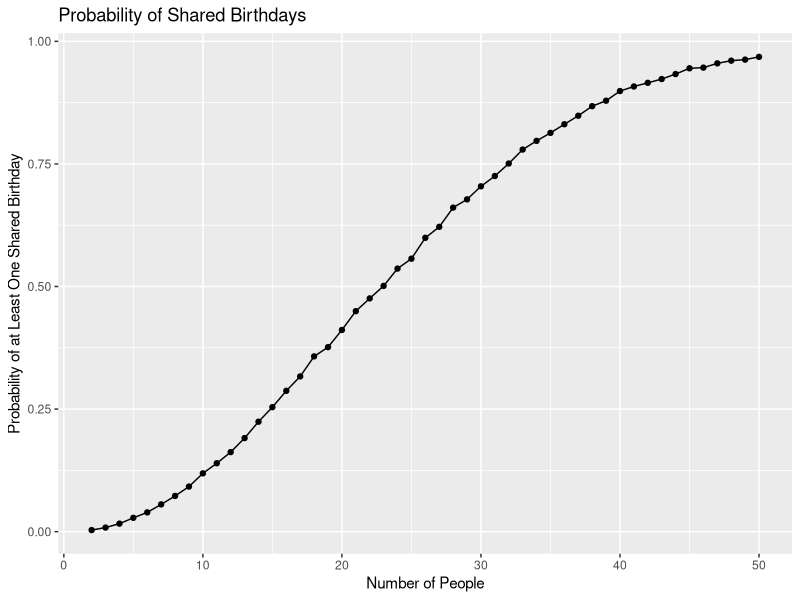

Here is the R script that generated this plot: (Note: this script raises an error after producing the figure.)
## ---- chunk 1
library(tidyverse)
## ---- chunk 2
birthday_repeated = function(n) {
  birthdays = sample(1:365, size = n, replace = TRUE)
  length(unique(birthdays)) < n
}
## ---- chunk 3
birthday_results_df =
  crossing(
    number_of_people = 2:50,
    iter = 1:10000
  ) |>
  mutate(
    repeated = map_lgl(number_of_people, birthday_repeated)
  )
## ---- chunk 4
birthday_results_df |>
  group_by(number_of_people) |>
  summarize(
    prob_of_repeat = mean(repeated)
  ) |>
  ggplot(aes(x = number_of_people, y = prob_of_repeat)) +
  geom_point() +
  geom_line() +
  labs(
    title = "Probability of Shared Birthdays",
    x = "Number of People",
    y = "Probability of at Least One Shared Birthday"
  )
## ---- chunk 5
unzip("hw5_data.zip", exdir = "hw5_data")
## ---- chunk 6
file_names <- list.files(
  "hw5_data/data",
  full.names = TRUE
)

study_df <- tibble(
  file_name = file_names
)
## ---- chunk 7
study_df = study_df |>
  mutate(
    data = map(file_name, read_csv)
  )
## ---- chunk 8
tidy_df <- study_df |>
  unnest(data) |>
  mutate(
    file_name = str_remove(basename(file_name), ".csv"),
    arm = str_sub(file_name, 1, 3),
    subject_id = file_name
  ) |>
  pivot_longer(
    week_1:week_8,
    names_to = "week",
    values_to = "observation",
    names_prefix = "week_"
  ) |>
  mutate(
    week = as.numeric(week),
    arm = recode(
      arm,
      con = "control",
      exp = "experimental"
    )
  ) |>
  select(subject_id, arm, week, observation)
## ---- chunk 9
tidy_df |>
  ggplot(
    aes(
      x = week,
      y = observation,
      group = subject_id,
      color = arm
    )
  ) +
  geom_point() +
  geom_path() +
  facet_grid(~arm) +
  labs(
    title = "Observations Over Time by Study Arm",
    x = "Week",
    y = "Observation"
  ) +
  theme_minimal()
